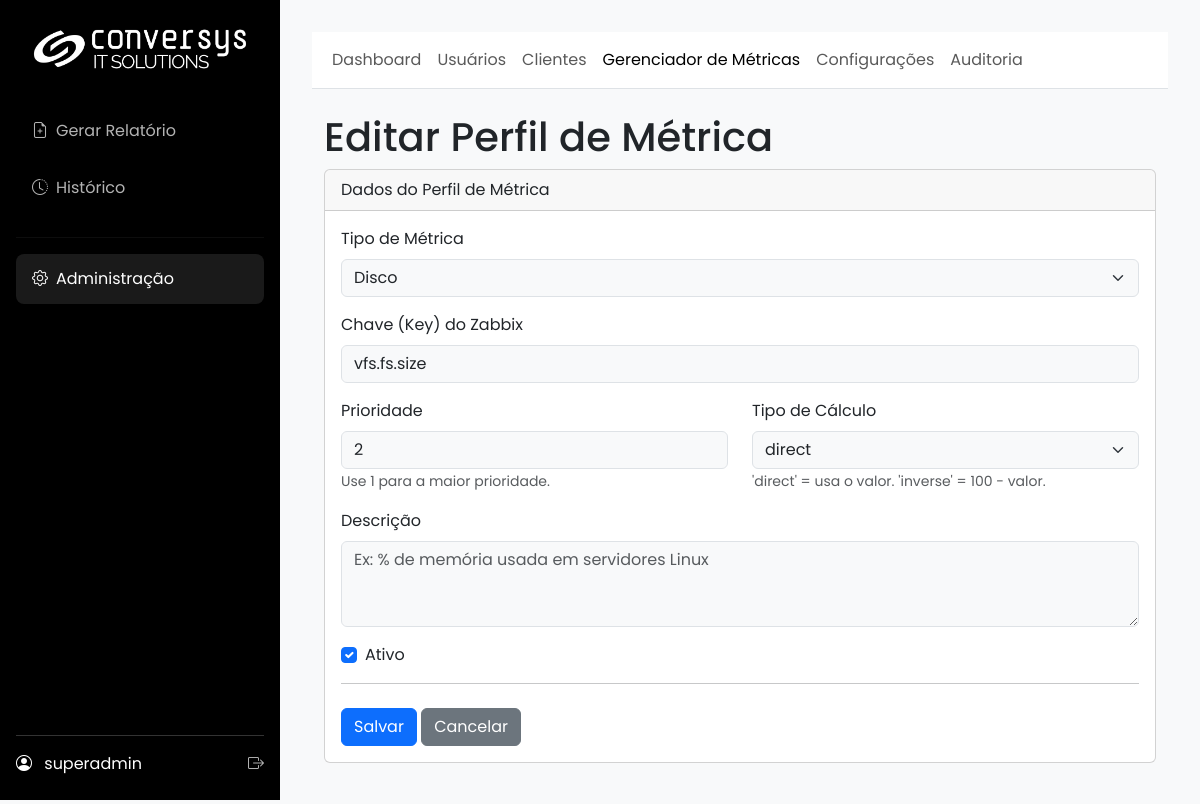
Page /admin/metric_key/edit/8 (signed in) on the committed database.
### app/models.py (models this page shows, shortened)
class SystemConfig(db.Model):
    id = db.Column(db.Integer, primary_key=True)
    company_name = db.Column(db.String(100), default="Conversys IT Solutions")
    footer_text = db.Column(db.String(255), default=f"Conversys IT Solutions Copyright {dt.datetime.now().year} – Todos os direitos Reservados | Política de privacidade")
    primary_color = db.Column(db.String(7), default="#2c3e50")
    secondary_color = db.Column(db.String(7), default="#3498db")
    logo_dark_bg_path = db.Column(db.String(255), nullable=True)
    logo_light_bg_path = db.Column(db.String(255), nullable=True)
    login_background_path = db.Column(db.String(255), nullable=True)
    default_cover_path = db.Column(db.String(255), nullable=True)
    color_scheme = db.Column(db.String(10), default="light")
    color_bg_main = db.Column(db.String(7), default="#f8f9fa")
    color_bg_card = db.Column(db.String(7), default="#ffffff")
    color_text_light = db.Column(db.String(7), default="#212529")
    color_border = db.Column(db.String(7), default="#dee2e6")
    login_media_path = db.Column(db.String(255), nullable=True)
    report_cover_path = db.Column(db.String(255), nullable=True)
    report_final_page_path = db.Column(db.String(255), nullable=True)

class User(UserMixin, db.Model):
    id = db.Column(db.Integer, primary_key=True)
    username = db.Column(db.String(64), index=True, unique=True)
    email = db.Column(db.String(120), index=True, unique=True)
    password_hash = db.Column(db.String(256))
    role_id = db.Column(db.Integer, db.ForeignKey('role.id'))
    reports = db.relationship('Report', backref='user', lazy='dynamic')
    clients = db.relationship('Client', secondary=user_client_association, back_populates='users')
    def has_role(self, role_name):
        return self.role.name == role_name

class MetricKeyProfile(db.Model):
    __tablename__ = 'metric_key_profile'
    id = db.Column(db.Integer, primary_key=True)
    metric_type = db.Column(db.String(50), nullable=False, index=True)
    key_string = db.Column(db.String(255), nullable=False)
    priority = db.Column(db.Integer, nullable=False, default=10)
    calculation_type = db.Column(db.Enum(CalculationType), nullable=False, default=CalculationType.DIRECT)
    description = db.Column(db.String(255), nullable=True)
    is_active = db.Column(db.Boolean, default=True, nullable=False)

### app/admin/routes.py (the view)
@admin.route('/metric_key/edit/<int:key_id>', methods=['GET', 'POST'])
@admin_required
def edit_metric_key(key_id):
    _ensure_request_id()
    _log_debug("Acessando rota edit_metric_key", key_id=key_id, method=request.method)
    key_profile = MetricKeyProfile.query.get_or_404(key_id)
    form = MetricKeyProfileForm(obj=key_profile)
    if request.method == 'GET':
        form.calculation_type.data = key_profile.calculation_type.name
    if form.validate_on_submit():
        _log_debug("Formulário de edição de perfil validado", key_id=key_id)
        try:
            key_profile.metric_type = form.metric_type.data
            key_profile.key_string = form.key_string.data
            key_profile.priority = form.priority.data
            key_profile.calculation_type = CalculationType[form.calculation_type.data]
            key_profile.description = form.description.data
            key_profile.is_active = form.is_active.data
            db.session.commit()
            AuditService.log(f'Editou o perfil de métrica ID {key_id}: {key_profile.key_string}')
            flash('Perfil de métrica atualizado com sucesso!', 'success')
            return redirect(url_for('admin.list_metric_keys'))
        except Exception as e:
            current_app.logger.error(f"[{g.request_id}] Erro ao atualizar perfil de métrica ID {key_id}: {e}", exc_info=True)
            db.session.rollback()
            flash('Erro ao atualizar o perfil de métrica. Consulte os logs.', 'danger')
    else:
        if request.method == 'POST':
            _log_debug("Validação do formulário de edição falhou", key_id=key_id, errors=form.errors)
    return render_template('admin/metric_key_form.html', form=form, title="Editar Perfil de Métrica", action="Editar")

### app/admin/routes.py
class MetricKeyProfileForm(FlaskForm):
    metric_type = SelectField(
        'Tipo de Métrica',
        choices=[
            ('memory', 'Memória'),
            ('cpu', 'CPU'),
            ('disk', 'Disco'),
            ('wifi_clients', 'Wi-Fi (Contagem de Clientes)')  # <-- NOVO
        ],
        validators=[DataRequired(message="Selecione o tipo de métrica.")]
    )
    key_string = StringField(
        'Chave (Key) do Zabbix',
        validators=[DataRequired(message="A chave do item é obrigatória."), Length(min=1, max=255)]
    )
    priority = IntegerField(
        'Prioridade',
        validators=[DataRequired(message="A prioridade é obrigatória."), NumberRange(min=1, max=100)],
        default=10
    )
    calculation_type = SelectField(
        'Tipo de Cálculo',
        choices=[(calc.name, calc.value) for calc in CalculationType],
        validators=[DataRequired(message="O tipo de cálculo é obrigatório.")]
    )
    description = TextAreaField(
        'Descrição',
        validators=[Length(max=255)]
    )
    is_active = BooleanField('Ativo', default=True)
    submit = SubmitField('Salvar')

### app/__init__.py (called while the page is built)
@login_manager.user_loader
def load_user(user_id):
    from .models import User
    return db.session.get(User, int(user_id))

def _ensure_request_id():
    rid = getattr(g, "request_id", None)
    if not rid:
        rid = uuid.uuid4().hex
        g.request_id = rid
    return rid

### app/admin/routes.py (called while the page is built)
def _ensure_request_id():
    if not getattr(g, "request_id", None):
        g.request_id = uuid.uuid4().hex
    return g.request_id

def _log_debug(msg, **extra):
    rid = _ensure_request_id()
    payload = {"rid": rid, **extra}
    try:
        current_app.logger.debug(f"{msg} | {payload}")
    except Exception:
        print(f"DEBUG {msg} | {payload}")

### app/main/routes.py (called while the page is built, shortened)
@main.before_app_request
def before_request_func():
    cfg = SystemConfig.query.first()
    g.sys_config = cfg

### app/utils.py (called while the page is built)
def admin_required(f):
    @wraps(f)
    @login_required
    def decorated_function(*args, **kwargs):
        if not (current_user.has_role('admin') or current_user.has_role('super_admin')):
            flash('Acesso negado. Você não tem permissão para acessar esta área.', 'danger')
            return redirect(url_for('main.gerar_form'))
        return f(*args, **kwargs)
    return decorated_function

### app/templates/admin/metric_key_form.html (shortened to what this page needs)
{% extends 'admin/base.html' %}
{% block admin_content %}
<div class="container-fluid">
    <h1 class="mt-4">{{ action }} Perfil de Métrica</h1>
    <div class="card mb-4">
        <div class="card-header">
            Dados do Perfil de Métrica
        </div>
        <div class="card-body">
            <form method="POST" action="">
                <div class="mb-3">
                    {{ form.metric_type.label(class="form-label") }}
                    {{ form.metric_type(class="form-select" + (" is-invalid" if form.metric_type.errors else "")) }}
                </div>
                <div class="mb-3">
                    {{ form.key_string.label(class="form-label") }}
                    {{ form.key_string(class="form-control" + (" is-invalid" if form.key_string.errors else ""), placeholder="Ex: vm.memory.size[pused]") }}
                </div>
                <div class="row">
                    <div class="col-md-6 mb-3">
                        {{ form.priority.label(class="form-label") }}
                        {{ form.priority(class="form-control" + (" is-invalid" if form.priority.errors else "")) }}
                        <small class="form-text text-muted">Use 1 para a maior prioridade.</small>
                    </div>
                    <div class="col-md-6 mb-3">
                        {{ form.calculation_type.label(class="form-label") }}
                        {{ form.calculation_type(class="form-select" + (" is-invalid" if form.calculation_type.errors else "")) }}
                        <small class="form-text text-muted">'direct' = usa o valor. 'inverse' = 100 - valor.</small>
                    </div>
                </div>
                <div class="mb-3">
                    {{ form.description.label(class="form-label") }}
                    {{ form.description(class="form-control", rows=3, placeholder="Ex: % de memória usada em servidores Linux") }}
                </div>
                <div class="mb-3 form-check">
                    {{ form.is_active(class="form-check-input") }}
                    {{ form.is_active.label(class="form-check-label") }}
                </div>
                <hr>
                <div class="mt-4">
                    <button type="submit" class="btn btn-primary">Salvar</button>
                    <a href="{{ url_for('admin.list_metric_keys') }}" class="btn btn-secondary">Cancelar</a>
                </div>
            </form>
        </div>
    </div>
</div>
{% endblock %}

### app/templates/base.html (shortened to what this page needs)
<!DOCTYPE html>
<html lang="pt-br" data-bs-theme="{{ g.sys_config.color_scheme | default('dark') }}">
<head>
    <link href="https://cdn.jsdelivr.net/npm/bootstrap@5.3.3/dist/css/bootstrap.min.css" rel="stylesheet">
    <link rel="stylesheet" href="https://cdn.jsdelivr.net/npm/bootstrap-icons@1.11.3/font/bootstrap-icons.min.css">
</head>
<body>
    <div class="d-flex">
        <div class="sidebar">
            <a href="{{ url_for('main.index') }}" class="logo">
                {% if g.sys_config.logo_dark_bg_path %}
                    <img src="{{ url_for('main.uploaded_file', filename=g.sys_config.logo_dark_bg_path) }}" alt="Logo">
                {% else %}
                    <span>{{ g.sys_config.company_name }}</span>
                {% endif %}
            </a>
            <ul class="nav flex-column">
                <li><a href="{{ url_for('main.gerar_form') }}" class="nav-link {% if request.endpoint == 'main.gerar_form' %}active{% endif %}"><i class="bi bi-file-earmark-plus me-2"></i>Gerar Relatório</a></li>
                <li><a href="{{ url_for('main.history') }}" class="nav-link {% if request.endpoint == 'main.history' %}active{% endif %}"><i class="bi bi-clock-history me-2"></i>Histórico</a></li>
                {% if current_user.has_role('admin') or current_user.has_role('super_admin') %}
                <hr style="border-color: rgba(255,255,255,0.2);">
                <li><a href="{{ url_for('admin.dashboard') }}" class="nav-link {% if 'admin.' in request.endpoint %}active{% endif %}"><i class="bi bi-gear me-2"></i>Administração</a></li>
                {% endif %}
            </ul>
            <div class="user-info">
                <div class="d-flex justify-content-between align-items-center">
                    <div>
                        <i class="bi bi-person-circle me-2"></i>
                        <span>{{ current_user.username }}</span>
                    </div>
                    <a href="{{ url_for('auth.logout') }}" title="Sair"><i class="bi bi-box-arrow-right"></i></a>
                </div>
            </div>
        </div>
        <div class="main-content flex-grow-1">
            {% block content %}{% endblock %}
        </div>
    </div>
</body>
</html>

### rows in the picture
SystemConfig: logo_dark_bg_path (picture)
User: username "superadmin"
MetricKeyProfile: metric_type "Disco", key_string "vfs.fs.size", priority "2", calculation_type "direct", is_active "☑"

### other values in the picture
{{ action }} "Editar"
